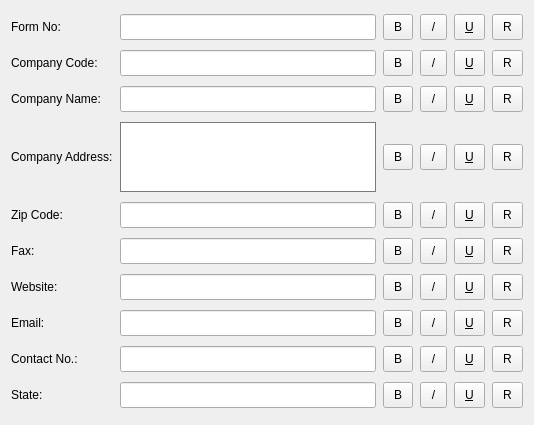
       <widget class="QWidget" name="scrollAreaWidgetContents_4">
        <property name="geometry">
         <rect>
          <x>0</x>
          <y>0</y>
          <width>534</width>
          <height>425</height>
         </rect>
        </property>
        <property name="styleSheet">
         <string notr="true"/>
        </property>
        <layout class="QGridLayout" name="gridLayout_2">
         <item row="0" column="0">
          <widget class="QWidget" name="widget_3" native="true">
           <property name="sizePolicy">
            <sizepolicy hsizetype="Ignored" vsizetype="Preferred">
             <horstretch>0</horstretch>
             <verstretch>0</verstretch>
            </sizepolicy>
           </property>
           <property name="contextMenuPolicy">
            <enum>Qt::NoContextMenu</enum>
           </property>
           <property name="acceptDrops">
            <bool>true</bool>
           </property>
           <property name="styleSheet">
            <string notr="true">font: 9pt &quot;MS Shell Dlg 2&quot;;



</string>
           </property>
           <layout class="QGridLayout" name="gridLayout_4">
            <property name="leftMargin">
             <number>0</number>
            </property>
            <property name="topMargin">
             <number>0</number>
            </property>
            <property name="rightMargin">
             <number>0</number>
            </property>
            <property name="bottomMargin">
             <number>0</number>
            </property>
            <property name="spacing">
             <number>7</number>
            </property>
            <item row="0" column="5">
             <widget class="QPushButton" name="pushButton_12">
              <property name="styleSheet">
               <string notr="true">padding:10px;
padding-top:5px;
padding-bottom:5px;
</string>
              </property>
              <property name="text">
               <string>R</string>
              </property>
             </widget>
            </item>
            <item row="5" column="4">
             <widget class="QPushButton" name="pushButton_31">
              <property name="styleSheet">
               <string notr="true">padding:10px;
text-decoration: underline;
font: 75 8pt &quot;Arial&quot;;
padding-top:5px;
padding-bottom:5px;
</string>
              </property>
              <property name="text">
               <string>U</string>
              </property>
             </widget>
            </item>
            <item row="8" column="2">
             <widget class="QPushButton" name="pushButton_41">
              <property name="styleSheet">
               <string notr="true">padding:10px;
font: 75 8pt &quot;Arial&quot;;
padding-top:5px;
padding-bottom:5px;
</string>
              </property>
              <property name="text">
               <string>B</string>
              </property>
             </widget>
            </item>
            <item row="2" column="2">
             <widget class="QPushButton" name="pushButton_17">
              <property name="styleSheet">
               <string notr="true">padding:10px;
font: 75 8pt &quot;Arial&quot;;
padding-top:5px;
padding-bottom:5px;
</string>
              </property>
              <property name="text">
               <string>B</string>
              </property>
             </widget>
            </item>
            <item row="9" column="0">
             <widget class="QLabel" name="label_20">
              <property name="text">
               <string>State:</string>
              </property>
             </widget>
            </item>
            <item row="7" column="5">
             <widget class="QPushButton" name="pushButton_40">
              <property name="styleSheet">
               <string notr="true">padding:10px;
padding-top:5px;
padding-bottom:5px;
</string>
              </property>
              <property name="text">
               <string>R</string>
              </property>
             </widget>
            </item>
            <item row="9" column="1">
             <widget class="QLineEdit" name="lineEdit_11">
              <property name="sizePolicy">
               <sizepolicy hsizetype="Expanding" vsizetype="Fixed">
                <horstretch>0</horstretch>
                <verstretch>0</verstretch>
               </sizepolicy>
              </property>
              <property name="maximumSize">
               <size>
                <width>260</width>
                <height>16777215</height>
               </size>
              </property>
              <property name="contextMenuPolicy">
               <enum>Qt::NoContextMenu</enum>
              </property>
              <property name="styleSheet">
               <string notr="true">padding:4px;</string>
              </property>
             </widget>
            </item>
            <item row="5" column="1">
             <widget class="QLineEdit" name="lineEdit_7">
              <property name="sizePolicy">
               <sizepolicy hsizetype="Expanding" vsizetype="Fixed">
                <horstretch>0</horstretch>
                <verstretch>0</verstretch>
               </sizepolicy>
              </property>
              <property name="maximumSize">
               <size>
                <width>260</width>
                <height>16777215</height>
               </size>
              </property>
              <property name="contextMenuPolicy">
               <enum>Qt::NoContextMenu</enum>
              </property>
              <property name="styleSheet">
               <string notr="true">padding:4px;</string>
              </property>
             </widget>
            </item>
            <item row="3" column="3">
             <widget class="QPushButton" name="pushButton_22">
              <property name="styleSheet">
               <string notr="true">padding:10px;

font: 8pt &quot;Arial&quot;;
padding-top:5px;
padding-bottom:5px;
</string>
              </property>
              <property name="text">
               <string>/</string>
              </property>
             </widget>
            </item>
            <item row="6" column="3">
             <widget class="QPushButton" name="pushButton_34">
              <property name="styleSheet">
               <string notr="true">padding:10px;

font: 8pt &quot;Arial&quot;;
padding-top:5px;
padding-bottom:5px;
</string>
              </property>
              <property name="text">
               <string>/</string>
              </property>
             </widget>
            </item>
            <item row="2" column="5">
             <widget class="QPushButton" name="pushButton_20">
              <property name="styleSheet">
               <string notr="true">padding:10px;
padding-top:5px;
padding-bottom:5px;
</string>
              </property>
              <property name="text">
               <string>R</string>
              </property>
             </widget>
            </item>
            <item row="5" column="3">
             <widget class="QPushButton" name="pushButton_30">
              <property name="styleSheet">
               <string notr="true">padding:10px;

font: 8pt &quot;Arial&quot;;
padding-top:5px;
padding-bottom:5px;
</string>
              </property>
              <property name="text">
               <string>/</string>
              </property>
             </widget>
            </item>
            <item row="6" column="2">
             <widget class="QPushButton" name="pushButton_33">
              <property name="styleSheet">
               <string notr="true">padding:10px;
font: 75 8pt &quot;Arial&quot;;
padding-top:5px;
padding-bottom:5px;
</string>
              </property>
              <property name="text">
               <string>B</string>
              </property>
             </widget>
            </item>
            <item row="6" column="4">
             <widget class="QPushButton" name="pushButton_35">
              <property name="styleSheet">
               <string notr="true">padding:10px;
text-decoration: underline;
font: 75 8pt &quot;Arial&quot;;
padding-top:5px;
padding-bottom:5px;
</string>
              </property>
              <property name="text">
               <string>U</string>
              </property>
             </widget>
            </item>
            <item row="4" column="3">
             <widget class="QPushButton" name="pushButton_26">
              <property name="styleSheet">
               <string notr="true">padding:10px;

font: 8pt &quot;Arial&quot;;
padding-top:5px;
padding-bottom:5px;
</string>
              </property>
              <property name="text">
               <string>/</string>
              </property>
             </widget>
            </item>
            <item row="8" column="0">
             <widget class="QLabel" name="label_32">
              <property name="text">
               <string>Contact No.:</string>
              </property>
             </widget>
            </item>
            <item row="8" column="4">
             <widget class="QPushButton" name="pushButton_43">
              <property name="styleSheet">
               <string notr="true">padding:10px;
text-decoration: underline;
font: 75 8pt &quot;Arial&quot;;
padding-top:5px;
padding-bottom:5px;
</string>
              </property>
              <property name="text">
               <string>U</string>
              </property>
             </widget>
            </item>
            <item row="4" column="4">
             <widget class="QPushButton" name="pushButton_27">
              <property name="styleSheet">
               <string notr="true">padding:10px;
text-decoration: underline;
font: 75 8pt &quot;Arial&quot;;
padding-top:5px;
padding-bottom:5px;
</string>
              </property>
              <property name="text">
               <string>U</string>
              </property>
             </widget>
            </item>
            <item row="7" column="0">
             <widget class="QLabel" name="label_33">
              <property name="text">
               <string>Email: </string>
              </property>
             </widget>
            </item>
            <item row="2" column="4">
             <widget class="QPushButton" name="pushButton_19">
              <property name="styleSheet">
               <string notr="true">padding:10px;
text-decoration: underline;
font: 75 8pt &quot;Arial&quot;;
padding-top:5px;
padding-bottom:5px;
</string>
              </property>
              <property name="text">
               <string>U</string>
              </property>
             </widget>
            </item>
            <item row="1" column="5">
             <widget class="QPushButton" name="pushButton_16">
              <property name="styleSheet">
               <string notr="true">padding:10px;
padding-top:5px;
padding-bottom:5px;
</string>
              </property>
              <property name="text">
               <string>R</string>
              </property>
             </widget>
            </item>
            <item row="1" column="0">
             <widget class="QLabel" name="label_25">
              <property name="text">
               <string>Company Code:</string>
              </property>
             </widget>
            </item>
            <item row="9" column="5">
             <widget class="QPushButton" name="pushButton_48">
              <property name="styleSheet">
               <string notr="true">padding:10px;
padding-top:5px;
padding-bottom:5px;
</string>
              </property>
              <property name="text">
               <string>R</string>
              </property>
             </widget>
            </item>
            <item row="3" column="2">
             <widget class="QPushButton" name="pushButton_21">
              <property name="styleSheet">
               <string notr="true">padding:10px;
font: 75 8pt &quot;Arial&quot;;
padding-top:5px;
padding-bottom:5px;
</string>
              </property>
              <property name="text">
               <string>B</string>
              </property>
             </widget>
            </item>
            <item row="8" column="5">
             <widget class="QPushButton" name="pushButton_44">
              <property name="styleSheet">
               <string notr="true">padding:10px;
padding-top:5px;
padding-bottom:5px;
</string>
              </property>
              <property name="text">
               <string>R</string>
              </property>
             </widget>
            </item>
            <item row="9" column="3">
             <widget class="QPushButton" name="pushButton_46">
              <property name="styleSheet">
               <string notr="true">padding:10px;

font: 8pt &quot;Arial&quot;;
padding-top:5px;
padding-bottom:5px;
</string>
              </property>
              <property name="text">
               <string>/</string>
              </property>
             </widget>
            </item>
            <item row="3" column="4">
             <widget class="QPushButton" name="pushButton_23">
              <property name="styleSheet">
               <string notr="true">padding:10px;
text-decoration: underline;
font: 75 8pt &quot;Arial&quot;;
padding-top:5px;
padding-bottom:5px;
</string>
              </property>
              <property name="text">
               <string>U</string>
              </property>
             </widget>
            </item>
            <item row="3" column="1">
             <widget class="QTextEdit" name="textEdit">
              <property name="sizePolicy">
               <sizepolicy hsizetype="Fixed" vsizetype="Fixed">
                <horstretch>1</horstretch>
                <verstretch>4</verstretch>
               </sizepolicy>
              </property>
              <property name="maximumSize">
               <size>
                <width>260</width>
                <height>70</height>
               </size>
              </property>
              <property name="contextMenuPolicy">
               <enum>Qt::NoContextMenu</enum>
              </property>
              <property name="styleSheet">
               <string notr="true">border: 1px solid ;
border-color: rgb(122, 122, 122);</string>
              </property>
             </widget>
            </item>
            <item row="0" column="1">
             <widget class="QLineEdit" name="lineEdit_3">
              <property name="maximumSize">
               <size>
                <width>260</width>
                <height>16777215</height>
               </size>
              </property>
              <property name="contextMenuPolicy">
               <enum>Qt::NoContextMenu</enum>
              </property>
              <property name="acceptDrops">
               <bool>true</bool>
              </property>
              <property name="styleSheet">
               <string notr="true">padding:4px;
</string>
              </property>
              <property name="readOnly">
               <bool>false</bool>
              </property>
             </widget>
            </item>
            <item row="8" column="3">
             <widget class="QPushButton" name="pushButton_42">
              <property name="styleSheet">
               <string notr="true">padding:10px;

font: 8pt &quot;Arial&quot;;
padding-top:5px;
padding-bottom:5px;
</string>
              </property>
              <property name="text">
               <string>/</string>
              </property>
             </widget>
            </item>
            <item row="5" column="2">
             <widget class="QPushButton" name="pushButton_29">
              <property name="styleSheet">
               <string notr="true">padding:10px;
font: 75 8pt &quot;Arial&quot;;
padding-top:5px;
padding-bottom:5px;
</string>
              </property>
              <property name="text">
               <string>B</string>
              </property>
             </widget>
            </item>
            <item row="9" column="2">
             <widget class="QPushButton" name="pushButton_45">
              <property name="styleSheet">
               <string notr="true">padding:10px;
font: 75 8pt &quot;Arial&quot;;
padding-top:5px;
padding-bottom:5px;
</string>
              </property>
              <property name="text">
               <string>B</string>
              </property>
             </widget>
            </item>
            <item row="6" column="1">
             <widget class="QLineEdit" name="lineEdit_8">
              <property name="sizePolicy">
               <sizepolicy hsizetype="Expanding" vsizetype="Fixed">
                <horstretch>0</horstretch>
                <verstretch>0</verstretch>
               </sizepolicy>
              </property>
              <property name="maximumSize">
               <size>
                <width>260</width>
                <height>16777215</height>
               </size>
              </property>
              <property name="contextMenuPolicy">
               <enum>Qt::NoContextMenu</enum>
              </property>
              <property name="styleSheet">
               <string notr="true">padding:4px;</string>
              </property>
             </widget>
            </item>
            <item row="4" column="2">
             <widget class="QPushButton" name="pushButton_25">
              <property name="styleSheet">
               <string notr="true">padding:10px;
font: 75 8pt &quot;Arial&quot;;
padding-top:5px;
padding-bottom:5px;
</string>
              </property>
              <property name="text">
               <string>B</string>
              </property>
             </widget>
            </item>
            <item row="1" column="2">
             <widget class="QPushButton" name="pushButton_13">
              <property name="styleSheet">
               <string notr="true">padding:10px;
font: 75 8pt &quot;Arial&quot;;
padding-top:5px;
padding-bottom:5px;
</string>
              </property>
              <property name="text">
               <string>B</string>
              </property>
             </widget>
            </item>
            <item row="1" column="4">
             <widget class="QPushButton" name="pushButton_15">
              <property name="styleSheet">
               <string notr="true">padding:10px;
text-decoration: underline;
font: 75 8pt &quot;Arial&quot;;
padding-top:5px;
padding-bottom:5px;
</string>
              </property>
              <property name="text">
               <string>U</string>
              </property>
             </widget>
            </item>
            <item row="5" column="0">
             <widget class="QLabel" name="label_29">
              <property name="text">
               <string>Fax:</string>
              </property>
             </widget>
            </item>
            <item row="4" column="1">
             <widget class="QLineEdit" name="lineEdit_6">
              <property name="sizePolicy">
               <sizepolicy hsizetype="Expanding" vsizetype="Fixed">
                <horstretch>0</horstretch>
                <verstretch>0</verstretch>
               </sizepolicy>
              </property>
              <property name="maximumSize">
               <size>
                <width>260</width>
                <height>16777215</height>
               </size>
              </property>
              <property name="contextMenuPolicy">
               <enum>Qt::NoContextMenu</enum>
              </property>
              <property name="styleSheet">
               <string notr="true">padding:4px;</string>
              </property>
             </widget>
            </item>
            <item row="4" column="5">
             <widget class="QPushButton" name="pushButton_28">
              <property name="styleSheet">
               <string notr="true">padding:10px;
padding-top:5px;
padding-bottom:5px;
</string>
              </property>
              <property name="text">
               <string>R</string>
              </property>
             </widget>
            </item>
            <item row="7" column="1">
             <widget class="QLineEdit" name="lineEdit_9">
              <property name="sizePolicy">
               <sizepolicy hsizetype="Expanding" vsizetype="Fixed">
                <horstretch>0</horstretch>
                <verstretch>0</verstretch>
               </sizepolicy>
              </property>
              <property name="maximumSize">
               <size>
                <width>260</width>
                <height>16777215</height>
               </size>
              </property>
              <property name="contextMenuPolicy">
               <enum>Qt::NoContextMenu</enum>
              </property>
              <property name="styleSheet">
               <string notr="true">padding:4px;</string>
              </property>
             </widget>
            </item>
            <item row="7" column="4">
             <widget class="QPushButton" name="pushButton_39">
              <property name="styleSheet">
               <string notr="true">padding:10px;
text-decoration: underline;
font: 75 8pt &quot;Arial&quot;;
padding-top:5px;
padding-bottom:5px;
</string>
              </property>
              <property name="text">
               <string>U</string>
              </property>
             </widget>
            </item>
            <item row="7" column="3">
             <widget class="QPushButton" name="pushButton_38">
              <property name="styleSheet">
               <string notr="true">padding:10px;

font: 8pt &quot;Arial&quot;;
padding-top:5px;
padding-bottom:5px;
</string>
              </property>
              <property name="text">
               <string>/</string>
              </property>
             </widget>
            </item>
            <item row="0" column="0">
             <widget class="QLabel" name="label_34">
              <property name="text">
               <string>Form No:             </string>
              </property>
             </widget>
            </item>
            <item row="6" column="5">
             <widget class="QPushButton" name="pushButton_36">
              <property name="styleSheet">
               <string notr="true">padding:10px;
padding-top:5px;
padding-bottom:5px;
</string>
              </property>
              <property name="text">
               <string>R</string>
              </property>
             </widget>
            </item>
            <item row="0" column="3">
             <widget class="QPushButton" name="pushButton_10">
              <property name="styleSheet">
               <string notr="true">padding:10px;

font: 8pt &quot;Arial&quot;;
padding-top:5px;
padding-bottom:5px;
</string>
              </property>
              <property name="text">
               <string>/</string>
              </property>
             </widget>
            </item>
            <item row="8" column="1">
             <widget class="QLineEdit" name="lineEdit_10">
              <property name="sizePolicy">
               <sizepolicy hsizetype="Expanding" vsizetype="Fixed">
                <horstretch>0</horstretch>
                <verstretch>0</verstretch>
               </sizepolicy>
              </property>
              <property name="maximumSize">
               <size>
                <width>260</width>
                <height>16777215</height>
               </size>
              </property>
              <property name="contextMenuPolicy">
               <enum>Qt::NoContextMenu</enum>
              </property>
              <property name="styleSheet">
               <string notr="true">padding:4px;</string>
              </property>
             </widget>
            </item>
            <item row="2" column="1">
             <widget class="QLineEdit" name="lineEdit_5">
              <property name="maximumSize">
               <size>
                <width>260</width>
                <height>16777215</height>
               </size>
              </property>
              <property name="contextMenuPolicy">
               <enum>Qt::NoContextMenu</enum>
              </property>
              <property name="styleSheet">
               <string notr="true">padding:4px;</string>
              </property>
             </widget>
            </item>
            <item row="1" column="3">
             <widget class="QPushButton" name="pushButton_14">
              <property name="styleSheet">
               <string notr="true">padding:10px;

font: 8pt &quot;Arial&quot;;
padding-top:5px;
padding-bottom:5px;
</string>
              </property>
              <property name="text">
               <string>/</string>
              </property>
             </widget>
            </item>
            <item row="0" column="4">
             <widget class="QPushButton" name="pushButton_11">
              <property name="styleSheet">
               <string notr="true">padding:10px;
text-decoration: underline;
font: 75 8pt &quot;Arial&quot;;
padding-top:5px;
padding-bottom:5px;
</string>
              </property>
              <property name="text">
               <string>U</string>
              </property>
             </widget>
            </item>
            <item row="2" column="3">
             <widget class="QPushButton" name="pushButton_18">
              <property name="styleSheet">
               <string notr="true">padding:10px;

font: 8pt &quot;Arial&quot;;
padding-top:5px;
padding-bottom:5px;
</string>
              </property>
              <property name="text">
               <string>/</string>
              </property>
             </widget>
            </item>
            <item row="6" column="0">
             <widget class="QLabel" name="label_27">
              <property name="text">
               <string>Website:</string>
              </property>
             </widget>
            </item>
            <item row="4" column="0">
             <widget class="QLabel" name="label_24">
              <property name="text">
               <string>Zip Code:</string>
              </property>
             </widget>
            </item>
            <item row="1" column="1">
             <widget class="QLineEdit" name="lineEdit_4">
              <property name="maximumSize">
               <size>
                <width>260</width>
                <height>16777215</height>
               </size>
              </property>
              <property name="contextMenuPolicy">
               <enum>Qt::NoContextMenu</enum>
              </property>
              <property name="styleSheet">
               <string notr="true">padding:4px;</string>
              </property>
             </widget>
            </item>
            <item row="2" column="0">
             <widget class="QLabel" name="label_26">
              <property name="text">
               <string>Company Name:</string>
              </property>
             </widget>
            </item>
            <item row="5" column="5">
             <widget class="QPushButton" name="pushButton_32">
              <property name="styleSheet">
               <string notr="true">padding:10px;
padding-top:5px;
padding-bottom:5px;
</string>
              </property>
              <property name="text">
               <string>R</string>
              </property>
             </widget>
            </item>
            <item row="3" column="5">
             <widget class="QPushButton" name="pushButton_24">
              <property name="styleSheet">
               <string notr="true">padding:10px;
padding-top:5px;
padding-bottom:5px;
</string>
              </property>
              <property name="text">
               <string>R</string>
              </property>
             </widget>
            </item>
            <item row="3" column="0">
             <widget class="QLabel" name="label_23">
              <property name="text">
               <string>Company Address:</string>
              </property>
             </widget>
            </item>
            <item row="9" column="4">
             <widget class="QPushButton" name="pushButton_47">
              <property name="styleSheet">
               <string notr="true">padding:10px;
text-decoration: underline;
font: 75 8pt &quot;Arial&quot;;
padding-top:5px;
padding-bottom:5px;
</string>
              </property>
              <property name="text">
               <string>U</string>
              </property>
             </widget>
            </item>
            <item row="0" column="2">
             <widget class="QPushButton" name="pushButton_9">
              <property name="styleSheet">
               <string notr="true">padding:10px;
font: 75 8pt &quot;Arial&quot;;
padding-top:5px;
padding-bottom:5px;
</string>
              </property>
              <property name="text">
               <string>B</string>
              </property>
             </widget>
            </item>
            <item row="7" column="2">
             <widget class="QPushButton" name="pushButton_37">
              <property name="styleSheet">
               <string notr="true">padding:10px;
font: 75 8pt &quot;Arial&quot;;
padding-top:5px;
padding-bottom:5px;
</string>
              </property>
              <property name="text">
               <string>B</string>
              </property>
             </widget>
            </item>
           </layout>
          </widget>
         </item>
        </layout>
       </widget>
